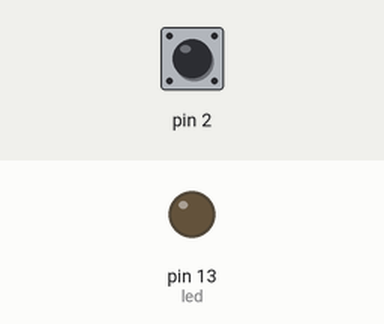
Bench run of a sketch on a simulated Arduino Uno, built with avr-gcc and run on an emulated ATmega328P. Shown: output pins drawn as LEDs (lit = HIGH). Dashed ring = blinking. The inputs (shaded band) are chosen by the test bench; at power-on: pin 2 HIGH. What the sketch prints to the serial monitor is not drawn.

Above: at 1.2 s.
1.3 s: pin 2 pulled LOW for 1 s
At 1.53 s:
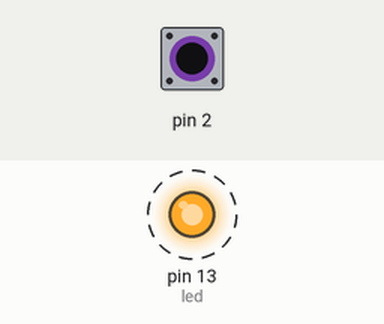
4.3 s: pin 2 pulled LOW for 3.2 s
At 8.2 s:
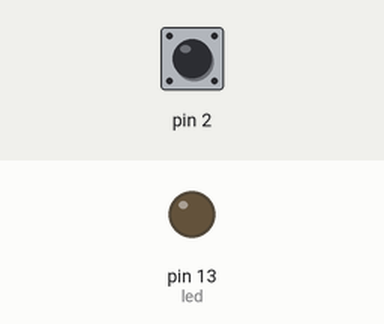
Timing chart, 0 to 9.7 s (numbered marks = the images above; inputs shaded):
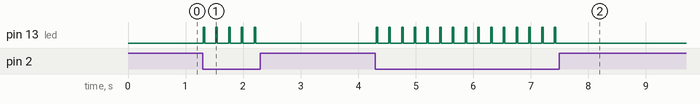

The sketch:

capacitiveSensor.ino
```cpp
#include <CapacitiveSensor.h>

int led = 13;                                          //change '42' to any desired pin...
long time = 0;
int state = HIGH;

boolean yes;
boolean previous = false;

int debounce = 200;

int nDetects = 0;

CapacitiveSensor   cs_4_2 = CapacitiveSensor(4,2);        // 10M resistor between pins 4 & 2, pin 2 is sensor pin, add a wire and or foil if desired// To add more sensors...//CapacitiveSensor   cs_4_6 = CapacitiveSensor(4,6);        // 10M resistor between pins 4 & 6, pin 6 is sensor pin, add a wire and or foil//CapacitiveSensor   cs_4_8 = CapacitiveSensor(4,8);        // 10M resistor between pins 4 & 8, pin 8 is sensor pin, add a wire and or foil
void setup() {
  Serial.begin(9600);
  cs_4_2.set_CS_AutocaL_Millis(0xFFFFFFFF);  //Calibrate the sensor...
  pinMode(led, OUTPUT);
  Serial.println("setup done");
}

void loop() {
  long total1 =  cs_4_2.capacitiveSensor(30);

  if (total1 > 60) {
    yes = true;
    nDetects++;
  }
  else {
    yes = false;
    nDetects = 0;
  }

  // to toggle the state of state
  if(yes == true  && millis() - time>debounce) {
    if(state == LOW) {
      state = HIGH;
    } else {
//       state = LOW;
       time = millis();
    }
  } else {
    state = LOW;
  }

  digitalWrite(led, state);
  previous = yes;

//  Serial.print("time ");
//  Serial.print(millis()-time);
//  Serial.print(" the other thing ");
//  Serial.print(total1);
//  Serial.print(" detects ");
//  Serial.println(nDetects);
  delay(10);
}
```

Measured:
- after the input at 1.3 s, pin 13 (led): alternates HIGH for 0.03 s and LOW for 0.20 s, 10 changes in all, then stays LOW, starting at once
- after the input at 4.3 s, pin 13 (led): alternates HIGH for 0.03 s and LOW for 0.20 s, 30 changes in all, then stays LOW, starting at once
